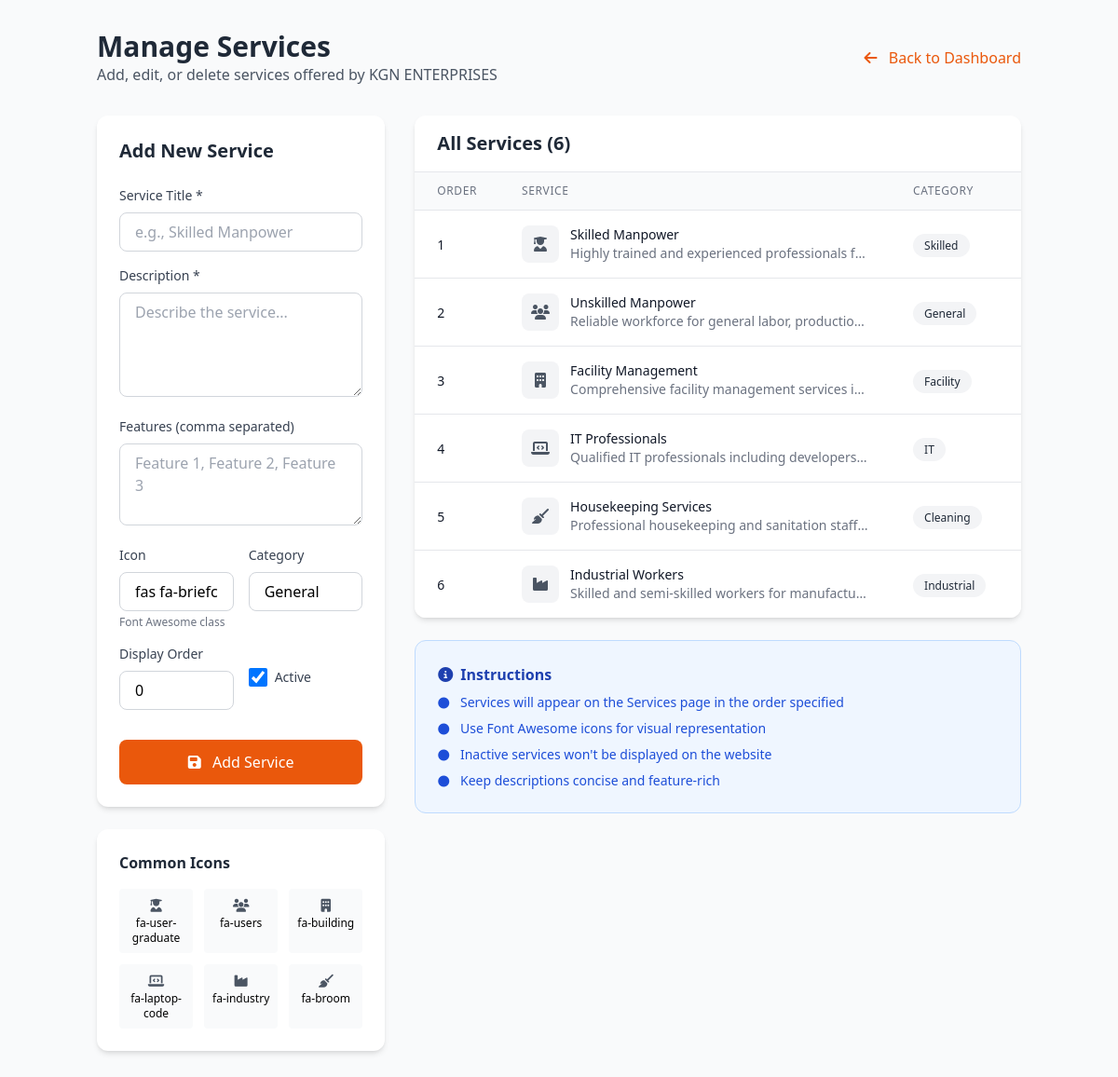
The page /admin/modules/services.php (signed in) on the database its author committed.
### tables this page shows
CREATE TABLE `services` (
  `id` int(11) NOT NULL,
  `title` varchar(200) NOT NULL,
  `slug` varchar(200) DEFAULT NULL,
  `description` text NOT NULL,
  `features` text DEFAULT NULL,
  `icon` varchar(100) DEFAULT 'fas fa-briefcase',
  `category` varchar(100) DEFAULT 'General',
  `display_order` int(11) DEFAULT 0,
  `is_active` tinyint(1) DEFAULT 1,
  `created_at` timestamp NOT NULL DEFAULT current_timestamp(),
  `updated_at` timestamp NOT NULL DEFAULT current_timestamp() ON UPDATE current_timestamp()
);

### admin/modules/services.php (the view, shortened to what this page needs)
<?php
$database = new Database();
$db = $database->getConnection();
$services = [];
try {
    $stmt = $db->query("SELECT * FROM services ORDER BY display_order, title");
    $services = $stmt->fetchAll(PDO::FETCH_ASSOC);
} catch(PDOException $e) {
    $error = "Error fetching services: " . $e->getMessage();
}
$edit_service = null;
?>
<!DOCTYPE html>
<html lang="en">
<head>
    <script src="https://cdn.tailwindcss.com"></script>
    <link rel="stylesheet" href="https://cdnjs.cloudflare.com/ajax/libs/font-awesome/6.4.0/css/all.min.css">
</head>
<body class="bg-gray-50">
    <div class="container mx-auto px-4 py-8">
        <div class="max-w-7xl mx-auto">
            <div class="flex justify-between items-center mb-8">
                <div>
                    <h1 class="text-3xl font-bold text-gray-800">Manage Services</h1>
                    <p class="text-gray-600">Add, edit, or delete services offered by KGN ENTERPRISES</p>
                </div>
                <a href="../dashboard.php" class="text-orange-600 hover:text-orange-700">
                    <i class="fas fa-arrow-left mr-2"></i> Back to Dashboard
                </a>
            </div>
            <div class="grid grid-cols-1 lg:grid-cols-3 gap-8">
                <div class="lg:col-span-1">
                    <div class="bg-white rounded-xl shadow-md p-6">
                        <h2 class="text-xl font-bold text-gray-800 mb-6">
                            <?php echo $edit_service ? 'Edit Service' : 'Add New Service'; ?>
                        </h2>
                        <form method="POST" action="">
                            <div class="space-y-4">
                                <div>
                                    <label class="block text-sm font-medium text-gray-700 mb-2">Service Title *</label>
                                    <input type="text"
                                           name="title"
                                           required
                                           value="<?php echo $edit_service['title'] ?? ''; ?>"
                                           class="w-full px-4 py-2 border border-gray-300 rounded-lg focus:outline-none focus:ring-2 focus:ring-orange-500 focus:border-transparent"
                                           placeholder="e.g., Skilled Manpower">
                                </div>
                                <div>
                                    <label class="block text-sm font-medium text-gray-700 mb-2">Description *</label>
                                    <textarea name="description"
                                              rows="4"
                                              required
                                              class="w-full px-4 py-2 border border-gray-300 rounded-lg focus:outline-none focus:ring-2 focus:ring-orange-500 focus:border-transparent"
                                              placeholder="Describe the service..."><?php echo $edit_service['description'] ?? ''; ?></textarea>
                                </div>
                                <div>
                                    <label class="block text-sm font-medium text-gray-700 mb-2">Features (comma separated)</label>
                                    <textarea name="features"
                                              rows="3"
                                              class="w-full px-4 py-2 border border-gray-300 rounded-lg focus:outline-none focus:ring-2 focus:ring-orange-500 focus:border-transparent"
                                              placeholder="Feature 1, Feature 2, Feature 3"><?php echo $edit_service['features'] ?? ''; ?></textarea>
                                </div>
                                <div class="grid grid-cols-2 gap-4">
                                    <div>
                                        <label class="block text-sm font-medium text-gray-700 mb-2">Icon</label>
                                        <input type="text"
                                               name="icon"
                                               value="<?php echo $edit_service['icon'] ?? 'fas fa-briefcase'; ?>"
                                               class="w-full px-4 py-2 border border-gray-300 rounded-lg focus:outline-none focus:ring-2 focus:ring-orange-500 focus:border-transparent"
                                               placeholder="fas fa-briefcase">
                                        <p class="text-xs text-gray-500 mt-1">Font Awesome class</p>
                                    </div>
                                    <div>
                                        <label class="block text-sm font-medium text-gray-700 mb-2">Category</label>
                                        <input type="text"
                                               name="category"
                                               value="<?php echo $edit_service['category'] ?? 'General'; ?>"
                                               class="w-full px-4 py-2 border border-gray-300 rounded-lg focus:outline-none focus:ring-2 focus:ring-orange-500 focus:border-transparent"
                                               placeholder="e.g., Skilled">
                                    </div>
                                </div>
                                <div class="grid grid-cols-2 gap-4">
                                    <div>
                                        <label class="block text-sm font-medium text-gray-700 mb-2">Display Order</label>
                                        <input type="number"
                                               name="display_order"
                                               value="<?php echo $edit_service['display_order'] ?? '0'; ?>"
                                               class="w-full px-4 py-2 border border-gray-300 rounded-lg focus:outline-none focus:ring-2 focus:ring-orange-500 focus:border-transparent"
                                               min="0">
                                    </div>
                                    <div class="flex items-center">
                                        <input type="checkbox"
                                               name="is_active"
                                               id="is_active"
                                               <?php echo ($edit_service['is_active'] ?? 1) ? 'checked' : ''; ?>
                                               class="h-5 w-5 text-orange-600 rounded">
                                        <label for="is_active" class="ml-2 text-sm text-gray-700">Active</label>
                                    </div>
                                </div>
                                <div class="pt-4">
                                    <button type="submit"
                                            class="w-full bg-orange-600 hover:bg-orange-700 text-white py-3 px-4 rounded-lg font-medium transition">
                                        <i class="fas fa-save mr-2"></i>
                                        <?php echo $edit_service ? 'Update Service' : 'Add Service'; ?>
                                    </button>
                                </div>
                            </div>
                        </form>
                    </div>
                    <div class="mt-6 bg-white rounded-xl shadow-md p-6">
                        <h3 class="font-bold text-gray-800 mb-4">Common Icons</h3>
                        <div class="grid grid-cols-3 gap-3 text-sm">
                            <div class="text-center p-2 bg-gray-50 rounded">
                                <i class="fas fa-user-graduate mb-1 text-gray-600"></i>
                                <p class="text-xs">fa-user-graduate</p>
                            </div>
                            <div class="text-center p-2 bg-gray-50 rounded">
                                <i class="fas fa-users mb-1 text-gray-600"></i>
                                <p class="text-xs">fa-users</p>
                            </div>
                            <div class="text-center p-2 bg-gray-50 rounded">
                                <i class="fas fa-building mb-1 text-gray-600"></i>
                                <p class="text-xs">fa-building</p>
                            </div>
                            <div class="text-center p-2 bg-gray-50 rounded">
                                <i class="fas fa-laptop-code mb-1 text-gray-600"></i>
                                <p class="text-xs">fa-laptop-code</p>
                            </div>
                            <div class="text-center p-2 bg-gray-50 rounded">
                                <i class="fas fa-industry mb-1 text-gray-600"></i>
                                <p class="text-xs">fa-industry</p>
                            </div>
                            <div class="text-center p-2 bg-gray-50 rounded">
                                <i class="fas fa-broom mb-1 text-gray-600"></i>
                                <p class="text-xs">fa-broom</p>
                            </div>
                        </div>
                    </div>
                </div>
                <div class="lg:col-span-2">
                    <div class="bg-white rounded-xl shadow-md overflow-hidden">
                        <div class="px-6 py-4 border-b border-gray-200">
                            <h2 class="text-xl font-bold text-gray-800">All Services (<?php echo count($services); ?>)</h2>
                        </div>
                        <div class="overflow-x-auto">
                            <table class="min-w-full divide-y divide-gray-200">
                                <thead class="bg-gray-50">
                                    <tr>
                                        <th class="px-6 py-3 text-left text-xs font-medium text-gray-500 uppercase tracking-wider">Order</th>
                                        <th class="px-6 py-3 text-left text-xs font-medium text-gray-500 uppercase tracking-wider">Service</th>
                                        <th class="px-6 py-3 text-left text-xs font-medium text-gray-500 uppercase tracking-wider">Category</th>
                                        <th class="px-6 py-3 text-left text-xs font-medium text-gray-500 uppercase tracking-wider">Status</th>
                                    </tr>
                                </thead>
                                <tbody class="bg-white divide-y divide-gray-200">
                                    <?php if (empty($services)): ?>
                                    <tr>
                                        <td colspan="5" class="px-6 py-8 text-center text-gray-500">
                                            <i class="fas fa-inbox text-3xl mb-3 text-gray-300"></i>
                                            <p class="font-medium">No services found</p>
                                            <p class="text-sm mt-1">Add your first service using the form</p>
                                        </td>
                                    </tr>
                                    <?php else: ?>
                                        <?php foreach ($services as $service): ?>
                                        <tr class="hover:bg-gray-50">
                                            <td class="px-6 py-4 whitespace-nowrap">
                                                <span class="text-sm font-medium text-gray-900"><?php echo $service['display_order']; ?></span>
                                            </td>
                                            <td class="px-6 py-4">
                                                <div class="flex items-center">
                                                    <div class="w-10 h-10 flex-shrink-0 mr-3">
                                                        <div class="w-10 h-10 bg-gray-100 rounded-lg flex items-center justify-center">
                                                            <i class="<?php echo htmlspecialchars($service['icon']); ?> text-gray-600"></i>
                                                        </div>
                                                    </div>
                                                    <div>
                                                        <div class="text-sm font-medium text-gray-900"><?php echo htmlspecialchars($service['title']); ?></div>
                                                        <div class="text-sm text-gray-500 truncate max-w-xs"><?php echo substr(htmlspecialchars($service['description']), 0, 50); ?>...</div>
                                                    </div>
                                                </div>
                                            </td>
                                            <td class="px-6 py-4 whitespace-nowrap">
                                                <span class="px-3 py-1 text-xs font-medium rounded-full bg-gray-100 text-gray-800">
                                                    <?php echo htmlspecialchars($service['category']); ?>
                                                </span>
                                            </td>
                                            <td class="px-6 py-4 whitespace-nowrap">
                                            </td>
                                        </tr>
                                        <?php endforeach; ?>
                                    <?php endif; ?>
                                </tbody>
                            </table>
                        </div>
                    </div>
                    <div class="mt-6 bg-blue-50 border border-blue-200 rounded-xl p-6">
                        <h3 class="font-bold text-blue-800 mb-2 flex items-center">
                            <i class="fas fa-info-circle mr-2"></i> Instructions
                        </h3>
                        <ul class="text-sm text-blue-700 space-y-2">
                            <li><i class="fas fa-circle text-xs mr-2"></i> Services will appear on the Services page in the order specified</li>
                            <li><i class="fas fa-circle text-xs mr-2"></i> Use Font Awesome icons for visual representation</li>
                            <li><i class="fas fa-circle text-xs mr-2"></i> Inactive services won't be displayed on the website</li>
                            <li><i class="fas fa-circle text-xs mr-2"></i> Keep descriptions concise and feature-rich</li>
                        </ul>
                    </div>
                </div>
            </div>
        </div>
    </div>
</body>
</html>

### rows shown on the page
services: display_order "1", title "Skilled Manpower", description "Highly trained and experienced professionals f…", category "Skilled"
services: display_order "2", title "Unskilled Manpower", description "Reliable workforce for general labor, productio…", category "General"
services: display_order "3", title "Facility Management", description "Comprehensive facility management services i…", category "Facility"
services: display_order "4", title "IT Professionals", description "Qualified IT professionals including developers…", category "IT"
services: display_order "5", title "Housekeeping Services", description "Professional housekeeping and sanitation staff…", category "Cleaning"
services: display_order "6", title "Industrial Workers", description "Skilled and semi-skilled workers for manufactu…", category "Industrial"

### other values the page prints
count($services) "6"
